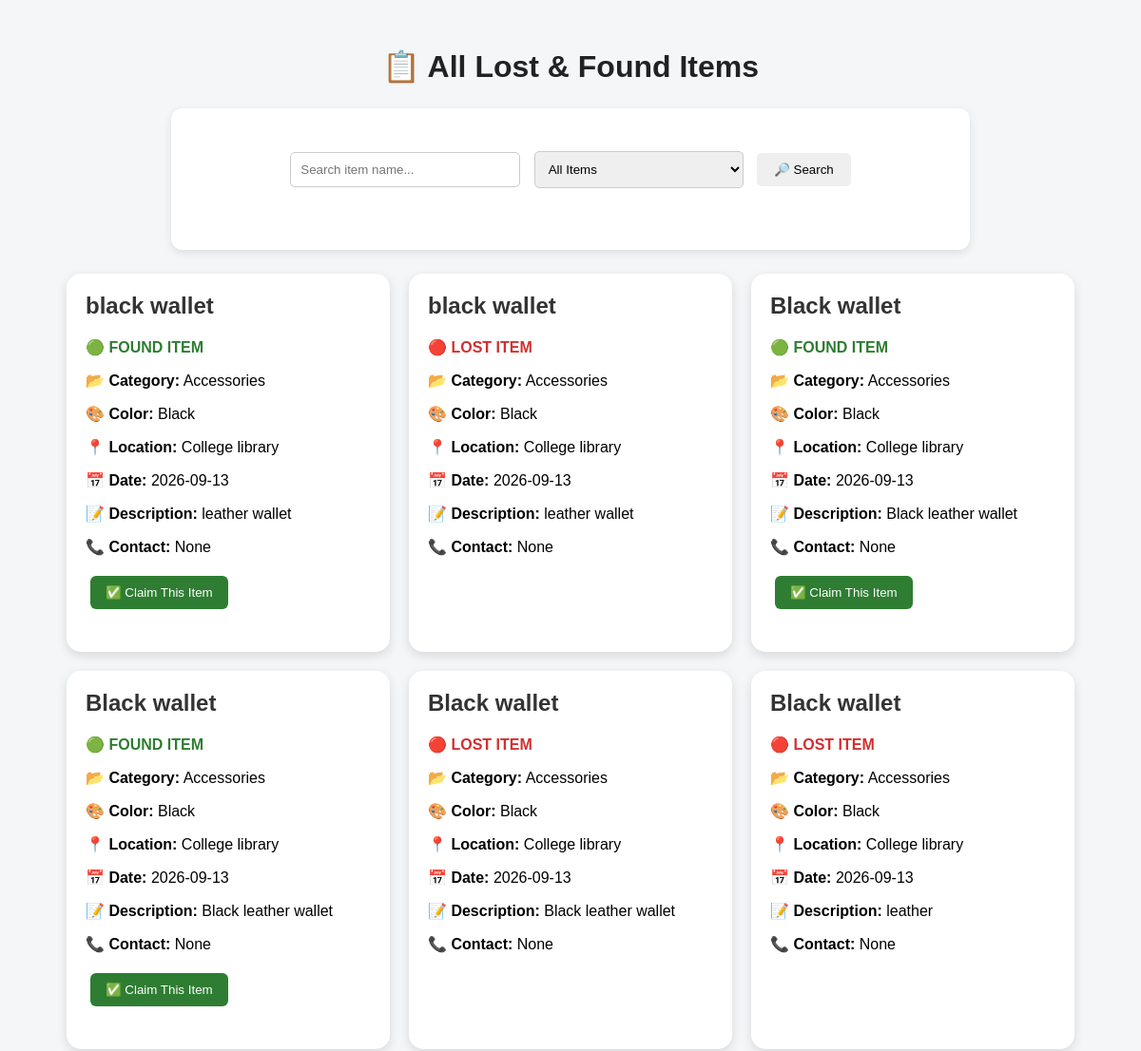
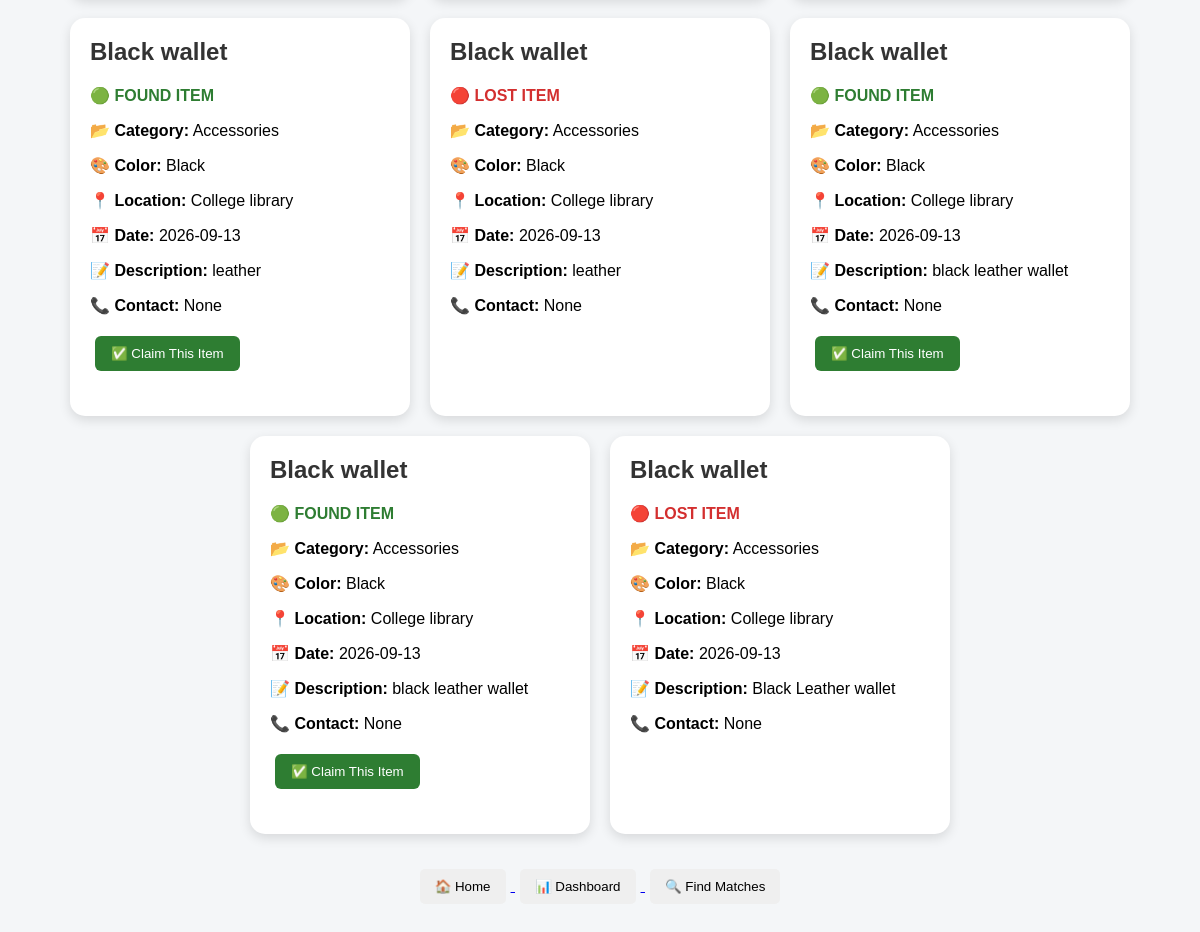
/items, run on the app's committed database (2 pictures, top to bottom).
### tables this page shows
CREATE TABLE items (
            id INTEGER PRIMARY KEY AUTOINCREMENT,
            item_name TEXT NOT NULL,
            category TEXT NOT NULL,
            color TEXT,
            location TEXT NOT NULL,
            date TEXT,
            description TEXT,
            status TEXT NOT NULL
        , contact TEXT, claimed INTEGER DEFAULT 0);

### app.py (the view, shortened to what this page needs)
@app.route("/items")
def items():
    search = request.args.get("search", "").strip()
    status = request.args.get("status", "").strip()
    conn = get_db()
    query = "SELECT * FROM items WHERE 1=1"
    values = []
    if status:
        query += " AND status = ?"
        values.append(status)
    query += " ORDER BY id DESC"
    items = conn.execute(
        query,
        values
    ).fetchall()
    conn.close()
    return render_template(
        "items.html",
        items=items
    )

### app.py (called while the page is built)
def get_db():
    conn = sqlite3.connect(DATABASE)
    conn.row_factory = sqlite3.Row
    return conn

### templates/items.html (shortened to what this page needs)
<!DOCTYPE html>
<html>
<head>
    <link rel="stylesheet"
          href="{{ url_for('static', filename='style.css') }}">
</head>
<body>
    <h1>📋 All Lost & Found Items</h1>
    <div class="search-box">
        <form method="GET" action="/items">
            <input
                type="text"
                name="search"
                placeholder="Search item name..."
                value="{{ request.args.get('search', '') }}"
            >
            <select name="status">
                <option value="">
                    All Items
                </option>
            </select>
            <button type="submit">
                🔎 Search
            </button>
        </form>
    </div>
    <div class="items-container">
        {% if items %}
            {% for item in items %}
                <div class="item-card">
                    <h2>
                        {{ item["item_name"] }}
                    </h2>
                    {% if item["status"] == "Lost" %}
                        <p class="lost">
                            🔴 LOST ITEM
                        </p>
                    {% else %}
                        <p class="found">
                            🟢 FOUND ITEM
                        </p>
                    {% endif %}
                    <p>
                        <b>📂 Category:</b>
                        {{ item["category"] }}
                    </p>
                    <p>
                        <b>🎨 Color:</b>
                        {{ item["color"] }}
                    </p>
                    <p>
                        <b>📍 Location:</b>
                        {{ item["location"] }}
                    </p>
                    <p>
                        <b>📅 Date:</b>
                        {{ item["date"] }}
                    </p>
                    <p>
                        <b>📝 Description:</b>
                        {{ item["description"] }}
                    </p>
                    <p>
                        <b>📞 Contact:</b>
                        {{ item["contact"] }}
                    </p>
                    {% if item["status"] == "Found" %}
                        {% if item["claimed"] == 0 %}
                            <form
                                class="claim-form"
                                method="POST"
                                action="/claim/{{ item['id'] }}"
                            >
                                <button
                                    class="claim-button"
                                    type="submit"
                                >
                                    ✅ Claim This Item
                                </button>
                            </form>
                        {% else %}
                            <p class="claimed">
                                ✅ Item Claimed
                            </p>
                        {% endif %}
                    {% endif %}
                </div>
            {% endfor %}
        {% else %}
            <p style="text-align:center;">
                No items found.
            </p>
        {% endif %}
    </div>
    <div class="navigation">
        <a href="/">
            <button>🏠 Home</button>
        </a>
        <a href="/dashboard">
            <button>📊 Dashboard</button>
        </a>
        <a href="/matches">
            <button>🔍 Find Matches</button>
        </a>
    </div>
</body>
</html>

### static/style.css (style rules this page uses)
body { font-family: Arial, sans-serif; background-color: #f4f6f8; margin: 0; padding: 30px; }
h1 { text-align: center; }
h2 { margin-top: 25px; }
form { background: white; padding: 20px; margin-bottom: 20px; border-radius: 10px; }
input, textarea, select { padding: 8px; margin-top: 5px; width: 250px; }
button { padding: 10px 18px; margin: 5px; cursor: pointer; border: none; border-radius: 5px; }

### templates/items.html (style rules this page uses)
body { font-family: Arial, sans-serif; background: #f4f6f8; margin: 0; padding: 30px; }
h1 { text-align: center; color: #222; }
.search-box { background: white; padding: 20px; margin: 25px auto; max-width: 800px; border-radius: 12px; box-shadow: 0 3px 10px rgba(0,0,0,0.1); text-align: center; }
.search-box input, .search-box select { padding: 10px; margin: 5px; width: 220px; border: 1px solid #ccc; border-radius: 5px; }
.search-box button { padding: 10px 18px; border: none; border-radius: 5px; cursor: pointer; }
.items-container { display: flex; flex-wrap: wrap; justify-content: center; gap: 20px; }
.item-card { background: white; width: 300px; padding: 20px; border-radius: 15px; box-shadow: 0 4px 12px rgba(0,0,0,0.12); }
.item-card h2 { margin-top: 0; color: #333; }
.lost { color: #d32f2f; font-weight: bold; }
.found { color: #2e7d32; font-weight: bold; }
.claim-form { background: none; padding: 0; margin-top: 15px; box-shadow: none; }
.claim-button { background: #2e7d32; color: white; padding: 10px 16px; border: none; border-radius: 6px; cursor: pointer; }
.navigation { text-align: center; margin-top: 30px; }
.navigation button { padding: 10px 15px; margin: 5px; cursor: pointer; border: none; border-radius: 5px; }

### data on the page
items: item_name "black wallet", status "🟢 FOUND ITEM", category "Accessories", color "Black", location "College library", date "2026-09-13", description "leather wallet", contact "None"
items: item_name "black wallet", status "🔴 LOST ITEM", category "Accessories", color "Black", location "College library", date "2026-09-13", description "leather wallet", contact "None"
items: item_name "Black wallet", status "🟢 FOUND ITEM", category "Accessories", color "Black", location "College library", date "2026-09-13", description "Black leather wallet", contact "None"
items: item_name "Black wallet", status "🟢 FOUND ITEM", category "Accessories", color "Black", location "College library", date "2026-09-13", description "Black leather wallet", contact "None"
items: item_name "Black wallet", status "🔴 LOST ITEM", category "Accessories", color "Black", location "College library", date "2026-09-13", description "Black leather wallet", contact "None"
items: item_name "Black wallet", status "🔴 LOST ITEM", category "Accessories", color "Black", location "College library", date "2026-09-13", description "leather", contact "None"
items: item_name "Black wallet", status "🟢 FOUND ITEM", category "Accessories", color "Black", location "College library", date "2026-09-13", description "leather", contact "None"
items: item_name "Black wallet", status "🔴 LOST ITEM", category "Accessories", color "Black", location "College library", date "2026-09-13", description "leather", contact "None"
items: item_name "Black wallet", status "🟢 FOUND ITEM", category "Accessories", color "Black", location "College library", date "2026-09-13", description "black leather wallet", contact "None"
items: item_name "Black wallet", status "🟢 FOUND ITEM", category "Accessories", color "Black", location "College library", date "2026-09-13", description "black leather wallet", contact "None"
items: item_name "Black wallet", status "🔴 LOST ITEM", category "Accessories", color "Black", location "College library", date "2026-09-13", description "Black Leather wallet", contact "None"
